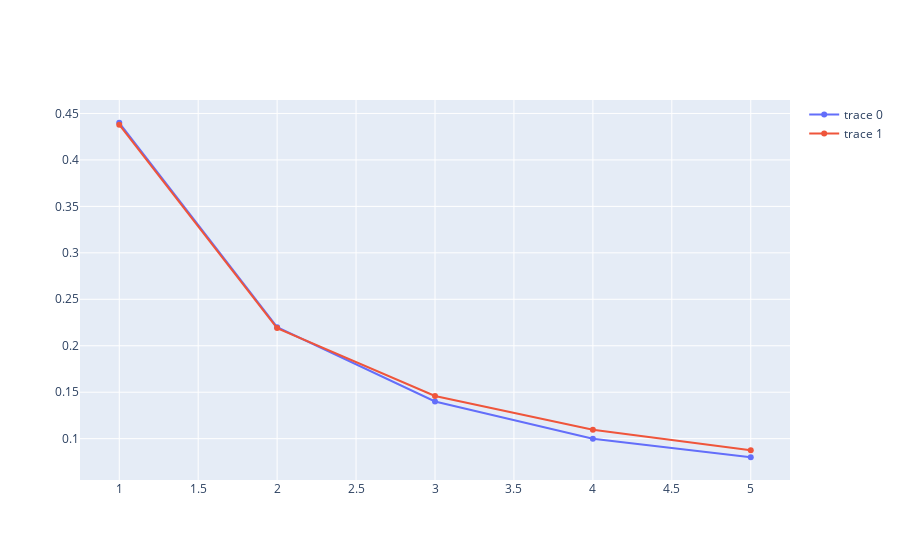

Notebook source saved alongside this figure:
### Code cell
# Plot vocab fraction vs rank for grammar classes
from plotly.offline import init_notebook_mode, iplot
from plotly.graph_objs import *

init_notebook_mode(connected=True)         # initiate notebook for offline plot

class_freqs = Scatter(
    x = np.array(range(1, num_classes + 1)),
    y = words_per_class / num_words
)
Zipf_law = Scatter(
    x = np.array(range(1, num_classes + 1)),
    y = zipf_fracs
)
data = [class_freqs, Zipf_law]
iplot(data)

### Figure 1 — Plotly figure (JSON) as saved in the notebook; plotly's stock layout.template omitted (floating-point values rounded to 4 significant figures)
{"data": [{"type": "scatter", "x": [1, 2, 3, 4, 5], "y": [0.44, 0.22, 0.14, 0.1, 0.08]}, {"type": "scatter", "x": [1, 2, 3, 4, 5], "y": [0.438, 0.219, 0.146, 0.1095, 0.08759]}], "layout": {}}
